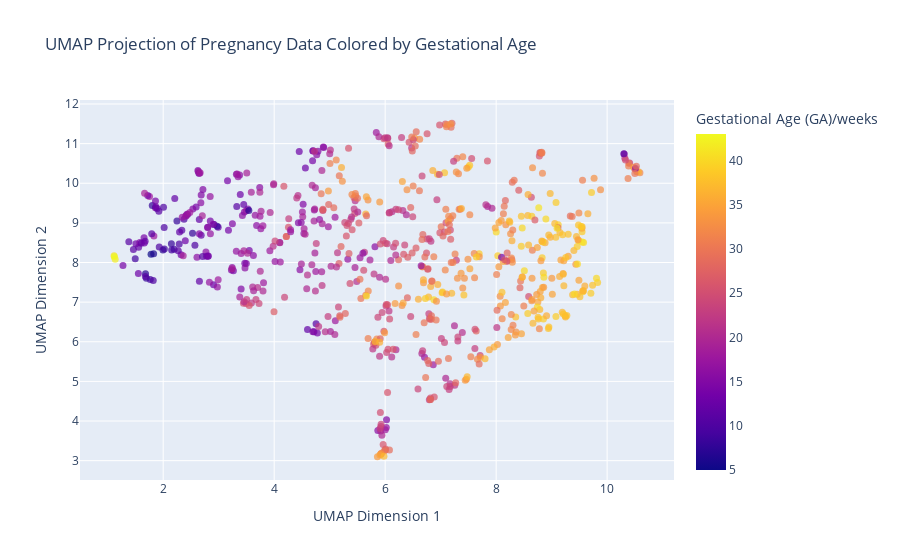

The notebook cell this image was saved under:
### Code cell
import pandas as pd
import umap.umap_ as umap
import plotly.express as px

# Load your data
pregnancy_df = pd.read_csv('/Users/daviddornig/Documents/Master_Thesis/Bioinf/Code/philipp-trinh/KOOPOMICS/input_data/pregnancy/pregnancy_interpolated_featselected50M_robustscaled.csv')

# Define identifiers and feature list
condition_id = 'Condition'
time_id = 'Gestational age (GA)/weeks'
replicate_id = 'Subject ID'
feature_list = pregnancy_df.columns[7:]  # Feature columns to use for UMAP

# Prepare the feature matrix for UMAP
X = pregnancy_df[feature_list].values  # Select only the feature columns

# Initialize and fit UMAP
umap_model = umap.UMAP(n_neighbors=6, min_dist=0.1, n_components=2, random_state=42)
umap_result = umap_model.fit_transform(X)

# Create a DataFrame for UMAP results with the labels
umap_df = pd.DataFrame(umap_result, columns=['UMAP1', 'UMAP2'])
umap_df[condition_id] = pregnancy_df[condition_id].values
umap_df[time_id] = pregnancy_df[time_id].values
umap_df[replicate_id] = pregnancy_df[replicate_id].values

# Plot with Plotly
fig = px.scatter(
    umap_df, 
    x='UMAP1', 
    y='UMAP2', 
    color=time_id,
    hover_data={condition_id: True, replicate_id: True, time_id: True},
    labels={time_id: 'Gestational Age (GA)/weeks'},
    title='UMAP Projection of Pregnancy Data',
)

# Customize the plot layout
fig.update_traces(marker=dict(size=7, opacity=0.7))
fig.update_layout(
    title='UMAP Projection of Pregnancy Data Colored by Gestational Age',
    xaxis_title='UMAP Dimension 1',
    yaxis_title='UMAP Dimension 2',
)

# Display the plot
fig.show()

### Figure 1 — Plotly figure (JSON) as saved in the notebook; plotly's stock layout.template omitted (floating-point values rounded to 4 significant figures; data arrays with more than 128 entries replaced by an {"elided": "..."} marker saying what was removed)
{"data": [{"customdata": {"elided": "701x3 mixed values"}, "hovertemplate": "UMAP1=%{x}<br>UMAP2=%{y}<br>Condition=%{customdata[0]}<br>Subject ID=%{customdata[1]}<br>Gestational Age (GA)/weeks=%{marker.color}<extra></extra>", "legendgroup": "", "marker": {"color": {"elided": "701 int values"}, "coloraxis": "coloraxis", "opacity": 0.7, "size": 7, "symbol": "circle"}, "mode": "markers", "name": "", "orientation": "v", "showlegend": false, "type": "scatter", "x": {"elided": "701 float values"}, "xaxis": "x", "y": {"elided": "701 float values"}, "yaxis": "y"}], "layout": {"autosize": true, "coloraxis": {"colorbar": {"title": {"text": "Gestational Age (GA)/weeks"}}, "colorscale": [[0, "#0d0887"], [0.1111, "#46039f"], [0.2222, "#7201a8"], [0.3333, "#9c179e"], [0.4444, "#bd3786"], [0.5556, "#d8576b"], [0.6667, "#ed7953"], [0.7778, "#fb9f3a"], [0.8889, "#fdca26"], [1, "#f0f921"]]}, "legend": {"tracegroupgap": 0}, "title": {"text": "UMAP Projection of Pregnancy Data Colored by Gestational Age"}, "xaxis": {"anchor": "y", "autorange": true, "domain": [0, 1], "range": [0.4411, 11.26], "title": {"text": "UMAP Dimension 1"}, "type": "linear"}, "yaxis": {"anchor": "x", "autorange": true, "domain": [0, 1], "range": [2.368, 12.24], "title": {"text": "UMAP Dimension 2"}, "type": "linear"}}}
